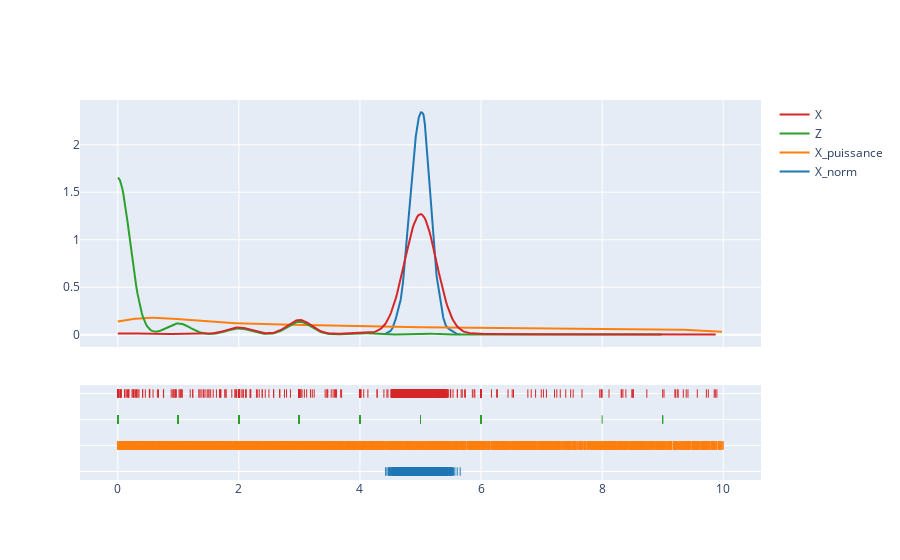

Notebook source saved alongside this figure:
### Code cell
test = Sinistre(settings=Settings(lambda_01=1.471e-04, lambda_02=7.786e-03, lambda_03=3.510e-2, c=0.1, u=10000, b=10, alpha=0.4, a=10, x_0=5))
test.empiricLikelihood()

### Figure 1 — Plotly figure (JSON) as saved in the notebook; plotly's stock layout.template omitted (floating-point values rounded to 4 significant figures; data arrays with more than 128 entries replaced by an {"elided": "..."} marker saying what was removed)
{"data": [{"legendgroup": "X_norm", "marker": {"color": "rgb(31, 119, 180)"}, "mode": "lines", "name": "X_norm", "showlegend": true, "type": "scatter", "x": {"elided": "500 float values"}, "xaxis": "x", "y": {"elided": "500 float values"}, "yaxis": "y"}, {"legendgroup": "X_puissance", "marker": {"color": "rgb(255, 127, 14)"}, "mode": "lines", "name": "X_puissance", "showlegend": true, "type": "scatter", "x": {"elided": "500 float values"}, "xaxis": "x", "y": {"elided": "500 float values"}, "yaxis": "y"}, {"legendgroup": "Z", "marker": {"color": "rgb(44, 160, 44)"}, "mode": "lines", "name": "Z", "showlegend": true, "type": "scatter", "x": {"elided": "500 float values"}, "xaxis": "x", "y": {"elided": "500 float values"}, "yaxis": "y"}, {"legendgroup": "X", "marker": {"color": "rgb(214, 39, 40)"}, "mode": "lines", "name": "X", "showlegend": true, "type": "scatter", "x": {"elided": "500 float values"}, "xaxis": "x", "y": {"elided": "500 float values"}, "yaxis": "y"}, {"legendgroup": "X_norm", "marker": {"color": "rgb(31, 119, 180)", "symbol": "line-ns-open"}, "mode": "markers", "name": "X_norm", "showlegend": false, "type": "scatter", "x": {"elided": "4000 float values"}, "xaxis": "x", "y": {"elided": "4000 str values"}, "yaxis": "y2"}, {"legendgroup": "X_puissance", "marker": {"color": "rgb(255, 127, 14)", "symbol": "line-ns-open"}, "mode": "markers", "name": "X_puissance", "showlegend": false, "type": "scatter", "x": {"elided": "4000 float values"}, "xaxis": "x", "y": {"elided": "4000 str values"}, "yaxis": "y2"}, {"legendgroup": "Z", "marker": {"color": "rgb(44, 160, 44)", "symbol": "line-ns-open"}, "mode": "markers", "name": "Z", "showlegend": false, "type": "scatter", "x": {"elided": "4000 int values"}, "xaxis": "x", "y": {"elided": "4000 str values"}, "yaxis": "y2"}, {"legendgroup": "X", "marker": {"color": "rgb(214, 39, 40)", "symbol": "line-ns-open"}, "mode": "markers", "name": "X", "showlegend": false, "type": "scatter", "x": {"elided": "4000 float values"}, "xaxis": "x", "y": {"elided": "4000 str values"}, "yaxis": "y2"}], "layout": {"barmode": "overlay", "hovermode": "closest", "legend": {"traceorder": "reversed"}, "xaxis": {"anchor": "y2", "domain": [0, 1], "zeroline": false}, "yaxis": {"anchor": "free", "domain": [0.35, 1], "position": 0}, "yaxis2": {"anchor": "x", "domain": [0, 0.25], "dtick": 1, "showticklabels": false}}}
